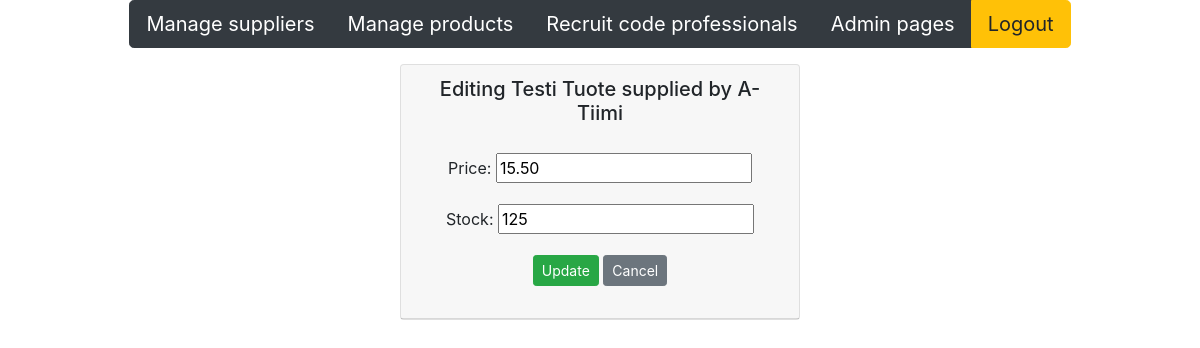
The app's page /edit-product-get/2/ with its own data.
### app/models.py (models this page shows, shortened)
class Product(models.Model):
    productname = models.CharField(max_length = 20, default = "laku")
    packagesize = models.CharField(max_length = 20, default = 3)
    unitprice = models.DecimalField(max_digits=8, decimal_places=2, default=1.00)
    unitsinstock = models.IntegerField(default = 3)
    supplier = models.ForeignKey(Supplier, on_delete=models.CASCADE)

class Supplier(models.Model):
    companyname = models.CharField(max_length = 50, default="firma")
    contactname = models.CharField(max_length = 50, default="firma")
    address = models.CharField(max_length = 100, default="firma")
    phone = models.CharField(max_length = 20, default="firma")
    email = models.CharField(max_length = 50, default="firma")
    country = models.CharField(max_length = 50, default="firma")

### app/views.py (the view)
# urls.py: path('edit-product-get/<int:id>/', edit_product_get),
def edit_product_get(request, id):
        product = Product.objects.get(id = id)
        context = {'product': product}
        return render (request,"edit_product.html",context)

### app/templates/edit_product.html (shortened to what this page needs)
{% extends 'index.html' %}
{% block content %}
<div class="card" style="width: 25rem;">
    <div class="card-header">
        <h5>Editing {{product.productname}} supplied by {{product.supplier.companyname}}</h5>
        <div class="card-body">
            <form method="post" action="/edit-product-post/{{product.id}}/">
                <div class="form-group">
                    <label>Price:</label>
                    <input type="number" name="unitprice" value={{product.unitprice}}>
                </div>
                <div class="form-group">
                    <label>Stock:</label>
                    <input type="number" name="unitsinstock" value={{product.unitsinstock}}>
                </div>
                <input type="submit" value="Update" class="btn btn-success btn-sm">
                <input type="button" onclick="window.location.href='/products'" id="hide-btn"
                    class="btn btn-secondary btn-sm" value="Cancel">
            </form>
        </div>
    </div>
</div>
{% endblock %}

### records on screen
Product: productname "Testi Tuote", supplier.companyname "A-Tiimi", unitprice "15.50", unitsinstock "125"
